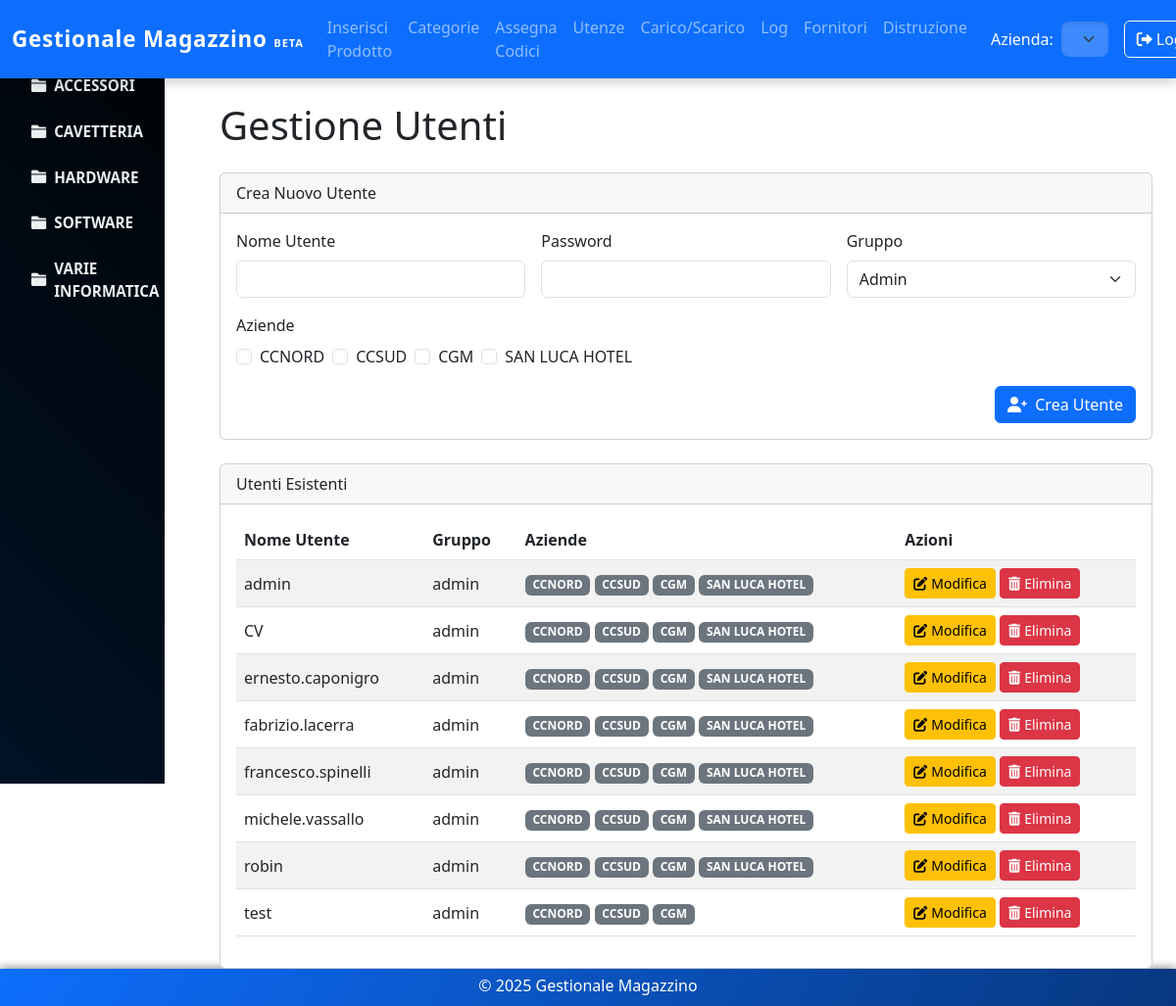
/pages/gestione_utenze.php (signed in), run on the app's committed database.
### tables this page shows
CREATE TABLE IF NOT EXISTS `users` (
  `id` int(11) NOT NULL AUTO_INCREMENT,
  `username` varchar(50) NOT NULL,
  `password` varchar(255) NOT NULL,
  `role` enum('admin','editor','read') NOT NULL DEFAULT 'read',
  `created_at` timestamp NULL DEFAULT current_timestamp(),
  PRIMARY KEY (`id`),
  UNIQUE KEY `username` (`username`)
);

CREATE TABLE IF NOT EXISTS `categories` (
  `id` int(11) NOT NULL AUTO_INCREMENT,
  `name` varchar(100) NOT NULL,
  PRIMARY KEY (`id`)
);

CREATE TABLE IF NOT EXISTS `companies` (
  `id` int(11) NOT NULL AUTO_INCREMENT,
  `name` varchar(100) NOT NULL,
  PRIMARY KEY (`id`),
  UNIQUE KEY `name` (`name`)
);

### pages/gestione_utenze.php (the view, shortened to what this page needs)
<?php
$db = connectDB();
$companies = $db->query("SELECT * FROM companies ORDER BY name")->fetchAll(PDO::FETCH_ASSOC);
$stmt = $db->query("
    SELECT u.id, u.username, u.role, GROUP_CONCAT(uc.company_id) as company_ids
    FROM users u
    LEFT JOIN user_companies uc ON u.id = uc.user_id
    GROUP BY u.id, u.username, u.role
    ORDER BY u.username
");
$users = $stmt->fetchAll(PDO::FETCH_ASSOC);
?>
<!DOCTYPE html>
<html lang="it">
<head>
    <link href="https://cdn.jsdelivr.net/npm/bootstrap@5.3.0/dist/css/bootstrap.min.css" rel="stylesheet">
    <link href="https://cdnjs.cloudflare.com/ajax/libs/font-awesome/6.0.0-beta3/css/all.min.css" rel="stylesheet">
</head>
<body>
    <?php include '../templates/header.php'; ?>
    <div class="container-fluid" style="margin-top:80px;">
        <div class="row">
            <?php include '../templates/sidebar.php'; ?>
            <main class="col-12 col-lg-10 ms-auto px-4">
                <h1 class="mt-4 mb-4">Gestione Utenti</h1>
                <div class="card mb-4">
                    <div class="card-header">Crea Nuovo Utente</div>
                    <div class="card-body">
                        <form method="POST" action="gestione_utenze.php">
                            <div class="row g-3">
                                <div class="col-md-4">
                                    <label for="username" class="form-label">Nome Utente</label>
                                    <input type="text" id="username" name="username" class="form-control" required>
                                </div>
                                <div class="col-md-4">
                                    <label for="password" class="form-label">Password</label>
                                    <input type="password" id="password" name="password" class="form-control" required>
                                </div>
                                <div class="col-md-4">
                                    <label for="role" class="form-label">Gruppo</label>
                                    <select id="role" name="role" class="form-select" required>
                                        <option value="admin">Admin</option>
                                    </select>
                                </div>
                                <div class="col-12">
                                    <label for="companies" class="form-label">Aziende</label>
                                    <div class="d-flex flex-wrap gap-2">
                                        <?php foreach ($companies as $company): ?>
                                            <div class="form-check">
                                                <input class="form-check-input" type="checkbox"
                                                    name="companies[]" value="<?= $company['id'] ?>"
                                                    id="companyCheck<?= $company['id'] ?>">
                                                <label class="form-check-label" for="companyCheck<?= $company['id'] ?>">
                                                    <?= htmlspecialchars($company['name']) ?>
                                                </label>
                                            </div>
                                        <?php endforeach; ?>
                                    </div>
                                </div>
                            </div>
                            <div class="mt-3 text-end">
                                <button type="submit" class="btn btn-primary">
                                    <i class="fas fa-user-plus me-1"></i> Crea Utente
                                </button>
                            </div>
                        </form>
                    </div>
                </div>
                <div class="card">
                    <div class="card-header">Utenti Esistenti</div>
                    <div class="card-body">
                        <div class="table-responsive">
                            <table class="table table-striped align-middle">
                                <thead>
                                    <tr>
                                        <th>Nome Utente</th>
                                        <th>Gruppo</th>
                                        <th>Aziende</th>
                                        <th>Azioni</th>
                                    </tr>
                                </thead>
                                <tbody>
                                    <?php foreach ($users as $user):
                                        $userCompanyIds = !empty($user['company_ids'])
                                            ? explode(',', $user['company_ids'])
                                            : [];
                                    ?>
                                    <tr>
                                        <td><?= htmlspecialchars($user['username']) ?></td>
                                        <td><?= htmlspecialchars($user['role']) ?></td>
                                        <td>
                                            <?php if ($userCompanyIds): ?>
                                                <?php foreach ($companies as $co):
                                                    if (in_array($co['id'], $userCompanyIds)): ?>
                                                    <span class="badge bg-secondary"><?= htmlspecialchars($co['name']) ?></span>
                                                <?php endif; endforeach; ?>
                                            <?php else: ?>
                                                <span class="text-muted">Nessuna azienda</span>
                                            <?php endif; ?>
                                        </td>
                                        <td>
                                            <button class="btn btn-warning btn-sm"
                                                data-bs-toggle="modal"
                                                data-bs-target="#editUserModal<?= $user['id'] ?>">
                                                <i class="fas fa-edit me-1"></i>Modifica
                                            </button>
                                            <form method="POST" class="d-inline" onsubmit="return confirm('Eliminare utente?');">
                                                <button type="submit" class="btn btn-danger btn-sm">
                                                    <i class="fas fa-trash-alt me-1"></i>Elimina
                                                </button>
                                            </form>
                                        </td>
                                    </tr>
                                    <?php endforeach; ?>
                                </tbody>
                            </table>
                        </div>
                    </div>
                </main>
        </div>
    </div>
    <?php include '../templates/footer.php'; ?>
</body>
</html>

### templates/header.php (shortened to what this page needs)
<?php
$db = connectDB();
$stmt = $db->prepare("SELECT role FROM users WHERE id = ?");
$stmt->execute([$_SESSION['user_id']]);
$user = $stmt->fetch(PDO::FETCH_ASSOC);
$user_role = $user['role'] ?? '';
$userId = $_SESSION['user_id'];
$stmt = $db->prepare("
    SELECT c.id, c.name
    FROM companies c
    INNER JOIN user_companies uc ON c.id = uc.company_id
    WHERE uc.user_id = ?
    ORDER BY c.name
");
$stmt->execute([$userId]);
$userCompanies = $stmt->fetchAll(PDO::FETCH_ASSOC);
if ($_SERVER['REQUEST_METHOD'] === 'GET' && isset($_GET['company_id'])) {
    $selected_company_id = $_GET['company_id'];
    $_SESSION['selected_company_id'] = $selected_company_id;
} elseif (isset($_SESSION['selected_company_id'])) {
    $selected_company_id = $_SESSION['selected_company_id'];
} else {
    $selected_company_id = 'all';
}
$navbar_class = 'bg-primary';
switch ($selected_company_id) {
    default:  $navbar_class = 'bg-primary'; break;
}
?>
<nav class="navbar navbar-expand-lg navbar-dark <?= $navbar_class ?> navbar-custom fixed-top">
  <div class="container-fluid">
    <a class="navbar-brand text-white" href="../pages/dashboard.php">
      Gestionale Magazzino <small class="fw-bold" style="font-size: 0.5em;">BETA</small>
    </a>
    <div class="collapse navbar-collapse" id="navbarNav">
      <ul class="navbar-nav ms-auto mb-2 mb-lg-0">
        <?php if (in_array($user_role, ['admin','editor'])): ?>
          <li class="nav-item">
            <a class="nav-link" href="../pages/products.php">Inserisci Prodotto</a>
          </li>
          <li class="nav-item">
            <a class="nav-link" href="../pages/categories.php">Categorie</a>
          </li>
          <li class="nav-item">
            <a class="nav-link" href="#" data-bs-toggle="modal"
               data-bs-target="#assignBarcodeModal">Assegna Codici</a>
          </li>
        <?php endif; ?>
        <?php if ($user_role === 'admin'): ?>
          <li class="nav-item"><a class="nav-link" href="../pages/gestione_utenze.php">Utenze</a></li>
        <?php endif; ?>
        <?php if (in_array($user_role, ['admin','editor'])): ?>
          <li class="nav-item"><a class="nav-link" href="../pages/carico_scarico.php">Carico/Scarico</a></li>
        <?php endif; ?>
        <?php if ($user_role === 'admin'): ?>
          <li class="nav-item"><a class="nav-link" href="../pages/logs.php">Log</a></li>
        <?php endif; ?>
        <?php if (in_array($user_role, ['admin','editor'])): ?>
          <li class="nav-item"><a class="nav-link" href="#"
              data-bs-toggle="modal" data-bs-target="#insertSupplierModal">Fornitori</a></li>
          <li class="nav-item"><a class="nav-link" href="../pages/trash.php">Distruzione</a></li>
        <?php endif; ?>
      </ul>
      <?php if ($user_role === 'admin' || $user_role === 'editor' ||
               ($user_role === 'read' && count($userCompanies) > 1)): ?>
      <form method="GET" action="../pages/dashboard.php"
            class="d-flex align-items-center ms-lg-3">
        <label for="company_select" class="me-2 text-white">Azienda:</label>
        <select name="company_id" id="company_select"
                class="form-select select-company"
                onchange="this.form.submit()">
          <?php if ($user_role === 'admin'): ?>
            <option value="all" <?= $selected_company_id==='all'?'selected':''; ?>>Generale</option>
          <?php endif; ?>
        </select>
      </form>
      <?php endif; ?>
      <a class="btn btn-outline-light ms-lg-3 d-flex align-items-center"
         href="../logout.php" data-bs-toggle="tooltip"
         title="Esci dalla tua sessione">
        <i class="fas fa-sign-out-alt me-1"></i>Logout
      </a>
    </div>
  </div>
</nav>

### templates/sidebar.php (shortened to what this page needs)
<?php
$db = connectDB();
$categories = $db->query("SELECT id, name FROM categories ORDER BY name")->fetchAll(PDO::FETCH_ASSOC);
$subs = $db->query("SELECT id, name, category_id FROM subcategories ORDER BY name")->fetchAll(PDO::FETCH_ASSOC);
$rawTree = [];
foreach ($subs as $s) {
    $rawTree[$s['category_id']][] = $s;
}
$checkStmt = $db->prepare("SELECT COUNT(*) FROM products WHERE subcategory_id = ?");
$subcategoryTree = [];
foreach ($rawTree as $catId => $list) {
    foreach ($list as $sub) {
        $checkStmt->execute([ $sub['id'] ]);
        if ($checkStmt->fetchColumn() > 0) {
            $subcategoryTree[$catId][] = $sub;
        }
    }
}
$filteredCategories = array_filter($categories, function($cat) use ($subcategoryTree) {
    return !empty($subcategoryTree[$cat['id']]);
});
$activeCat = null;
?>
<nav id="sidebarMenu" class="sidebar-clean d-none d-lg-block">
  <ul>
    <?php foreach ($filteredCategories as $cat):
      $catId       = (int)$cat['id'];
      $hasSubs     = !empty($subcategoryTree[$catId]);
      $isOpen      = ($activeCat === $catId);
      $activeClass = $isOpen ? 'active' : '';
    ?>
      <li class="nav-item">
        <?php if ($hasSubs): ?>
          <a
            class="nav-link category-link <?= $activeClass ?>"
            data-bs-toggle="collapse"
            href="#cat-<?= $catId ?>"
            aria-expanded="<?= $isOpen ? 'true' : 'false' ?>"
          >
            <i class="fas fa-folder me-2"></i>
            <?= htmlspecialchars($cat['name']) ?>
          </a>
        <?php endif;  ?>
      </li>
    <?php endforeach; ?>
  </ul>
</nav>

### templates/footer.php (shortened to what this page needs)
<footer class="footer text-center">
  <div class="container">
    <p class="mb-1">&copy; 2025 Gestionale Magazzino</p>
  </div>
</footer>
</body>
</html>

### templates/header.php (style rules this page uses)
.navbar-custom { box-shadow: 0 4px 12px rgba(0,0,0,0.2); backdrop-filter: saturate(180%) blur(10px); }
.navbar-custom .navbar-brand { font-family: 'Segoe UI', sans-serif; font-size: 1.4rem; font-weight: 700; letter-spacing: .05rem; transition: transform .3s; }
.navbar-custom .nav-link { position: relative; padding: .5rem 1rem; transition: color .3s; overflow: hidden; }
.navbar-custom .nav-link::after { content: ''; position: absolute; bottom: 0; left: 50%; width: 0; height: 2px; background: rgba(255,255,255,0.9); transition: width .3s, left .3s; }
.navbar-custom .form-select { border-radius: .5rem; background-color: rgba(255,255,255,0.2) !important; color: #fff; border: none; box-shadow: inset 0 2px 4px rgba(0,0,0,0.1); transition: background-color .3s; }
.navbar-custom .btn-outline-light { transition: background-color .3s, color .3s; }

### templates/sidebar.php (style rules this page uses)
.sidebar-clean { position: fixed; top: 0; left: 0; height: 100vh; width: 14%; background: linear-gradient(45deg, #001f3f, #000000); background-size: 200% 200%; animation: gradientBG 15s ease infinite; color: #ecf0f1; padding-top: 4rem; overflow-y: auto; }
.sidebar-clean ul { margin: 0; padding: 0; list-style: none; }
.sidebar-clean .nav-item { width: 100%; }
.sidebar-clean .nav-link { display: flex; align-items: center; padding: .75rem 1.25rem; color: #ecf0f1; text-decoration: none; transition: background .2s, color .2s; }
.sidebar-clean .category-link { font-size: 0.95rem; font-weight: 550; text-transform: uppercase; }
.sidebar-clean i { margin-right: .75rem; width: 1rem; text-align: center; }
.sidebar-clean { scrollbar-width: thin; scrollbar-color: #001f3f #000000; }

### data on the page
users: company_id "Generale", username "michele.vassallo", role "admin"
categories: name "ACCESSORI"
categories: name "CAVETTERIA"
categories: name "HARDWARE"
categories: name "SOFTWARE"
categories: name "VARIE INFORMATICA"
companies: name "CCNORD"
companies: name "CCSUD"
companies: name "CGM"
companies: name "SAN LUCA HOTEL"
users: username "admin", role "admin"
users: username "CV", role "admin"
users: username "ernesto.caponigro", role "admin"
users: username "fabrizio.lacerra", role "admin"
users: username "francesco.spinelli", role "admin"
users: username "robin", role "admin"
users: username "test", role "admin"
